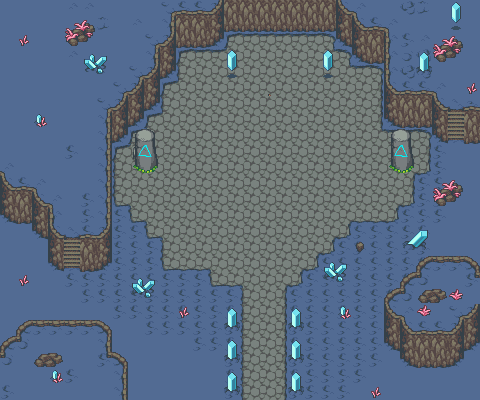

The image is a tile-based game level rendered from a .tmx file. Its description and source (layers, tilesets, objects; grid data summarised) follow:
An orthogonal 30x25 tile map with 16x16 px tiles, 4 tile layers (Collision, Background, Walls, Clutter), 3 tilesets and 20 objects.

<map version="1.10" tiledversion="1.11.2" orientation="orthogonal" renderorder="right-down" width="30" height="25" tilewidth="16" tileheight="16" infinite="0" nextlayerid="8" nextobjectid="87">
 <editorsettings>
  <export target="wastetown..tmx" format="tmx" />
 </editorsettings>
 <properties>
  <property name="dungeonEffect" value="{&quot;startBattleWithCard&quot;: [ &quot;Terramorphic Expanse&quot;, &quot;Rancorous Archaic&quot; ]}" />
 </properties>
 <tileset firstgid="1" source="../../../../common/maps/tileset/main.tsx" />
 <tileset firstgid="10113" source="../../../../common/maps/tileset/buildings.tsx" />
 <tileset firstgid="11905" source="../../../../common/maps/tileset/dungeon/dungeon_bis.tsx" />
 <layer id="6" name="Collision" width="30" height="25">
  <data>[750 cells, 635 non-empty, 9 distinct tile ids]</data>
 </layer>
 <layer id="1" name="Background" width="30" height="25">
  <data>[750 cells, 750 non-empty, 18 distinct tile ids]</data>
 </layer>
 <layer id="2" name="Walls" width="30" height="25">
  <data>[750 cells, 374 non-empty, 20 distinct tile ids]</data>
 </layer>
 <layer id="3" name="Clutter" width="30" height="25">
  <properties>
   <property name="spriteLayer" type="bool" value="true" />
  </properties>
  <data>[750 cells, 228 non-empty, 55 distinct tile ids]</data>
 </layer>
 <objectgroup id="4" name="Objects">
  <object id="38" template="../../../../common/maps/obj/entry_up.tx" x="242" y="397.667" width="48" height="16">
   <properties>
    <property name="teleport" value="" />
   </properties>
  </object>
  <object id="50" template="../../../../common/maps/obj/enemy.tx" x="447.166" y="102.444">
   <properties>
    <property name="enemy" value="Lluwen" />
    <property name="threatRange" type="int" value="0" />
   </properties>
  </object>
  <object id="53" template="../../../../common/maps/obj/enemy.tx" x="74.8337" y="167.5">
   <properties>
    <property name="enemy" value="Abigale" />
    <property name="speedModifier" type="float" value="20" />
    <property name="threatRange" type="int" value="40" />
   </properties>
  </object>
  <object id="55" template="../../../../common/maps/obj/enemy.tx" x="156.325" y="202.224">
   <properties>
    <property name="enemy" value="Sanar" />
    <property name="speedModifier" type="float" value="20" />
    <property name="threatRange" type="int" value="40" />
   </properties>
  </object>
  <object id="62" template="../../obj/treasure.tx" x="270.667" y="67.3333">
   <properties>
    <property name="reward">[{
  "type": "card",
  "count": 1,
  "cardName": "Magmablood Archaic"
},
{
  "type": "card",
  "count": 1,
  "cardName": "Wildgrowth Archaic"
},
{
  "type": "card",
  "count": 1,
  "cardName": "Abstruse Archaic"
},
{
  "type": "card",
  "count": 1,
  "cardName": "Wandering Archaic"
},
{
  "type": "card",
  "count": 1,
  "cardName": "Mana Confluence"
},
{
  "type": "card",
  "count": 1,
  "cardName": "Transcendent Archaic"
}]</property>
   </properties>
  </object>
  <object id="63" template="../../../../common/maps/obj/enemy.tx" x="267.333" y="114">
   <properties>
    <property name="effect">{ "startBattleWithCard": [ "Chaos Wand", "Wandering Archaic", "Unstable Amulet"]
}</property>
    <property name="enemy" value="The Dawning Archaic" />
    <property name="speedModifier" type="float" value="40" />
    <property name="threatRange" type="int" value="70" />
   </properties>
  </object>
  <object id="68" template="../../../../common/maps/obj/collision.tx" x="-0.833333" y="-16.6667" width="481" height="16" />
  <object id="69" template="../../../../common/maps/obj/collision.tx" x="479.667" y="0.9585" width="16" height="414.416" />
  <object id="70" template="../../../../common/maps/obj/collision.tx" x="-15.6667" y="0.458667" width="16" height="414.416" />
  <object id="71" template="../../../../common/maps/obj/collision.tx" x="-0.833333" y="401" width="481" height="16" />
  <object id="72" template="../../../../common/maps/obj/manashards.tx" x="344.333" y="89.9997" />
  <object id="73" template="../../../../common/maps/obj/manashards.tx" x="143.334" y="25.3333" />
  <object id="74" template="../../../../common/maps/obj/enemy.tx" x="349.583" y="199.167">
   <properties>
    <property name="enemy" value="Tam" />
    <property name="speedModifier" type="float" value="20" />
    <property name="threatRange" type="int" value="40" />
   </properties>
  </object>
  <object id="76" template="../../../../common/maps/obj/enemy.tx" x="256.667" y="238.667">
   <properties>
    <property name="enemy" value="Kirol" />
    <property name="speedModifier" type="float" value="20" />
    <property name="threatRange" type="int" value="40" />
   </properties>
  </object>
  <object id="77" template="../../../../common/maps/obj/manashards.tx" x="446.667" y="78" />
  <object id="78" template="../../../../common/maps/obj/manashards.tx" x="10" y="34.6667" />
  <object id="79" template="../../../../common/maps/obj/dialog.tx" x="233.333" y="323.933" width="56.6667" height="16.1335" rotation="0" visible="1">
   <properties>
    <property name="dialog">[
{
   "text": "Five Strixhaven students circle around a massive, horrifying archaic creature ahead, barely contained by shimmering snarls of raw mana. As you enter, they spare only a second to glance at you, not daring to risk losing their tenuous hold on the monster they're binding.
Your manasight stone glows, sensing the power of the legends here.
BEWARE: The monster ahead is not subject to usual card limits.",
   "options": [{
      "name": "(Continue)", "action": [{"deleteMapObject":-1}]}]
}
]</property>
   </properties>
  </object>
  <object id="81" template="../../../../common/maps/obj/manashards.tx" x="189.333" y="86" />
  <object id="82" template="../../../../common/maps/obj/manashards.tx" x="242.667" y="54" />
  <object id="83" template="../../../../common/maps/obj/manashards.tx" x="298" y="54" />
 </objectgroup>
</map>
